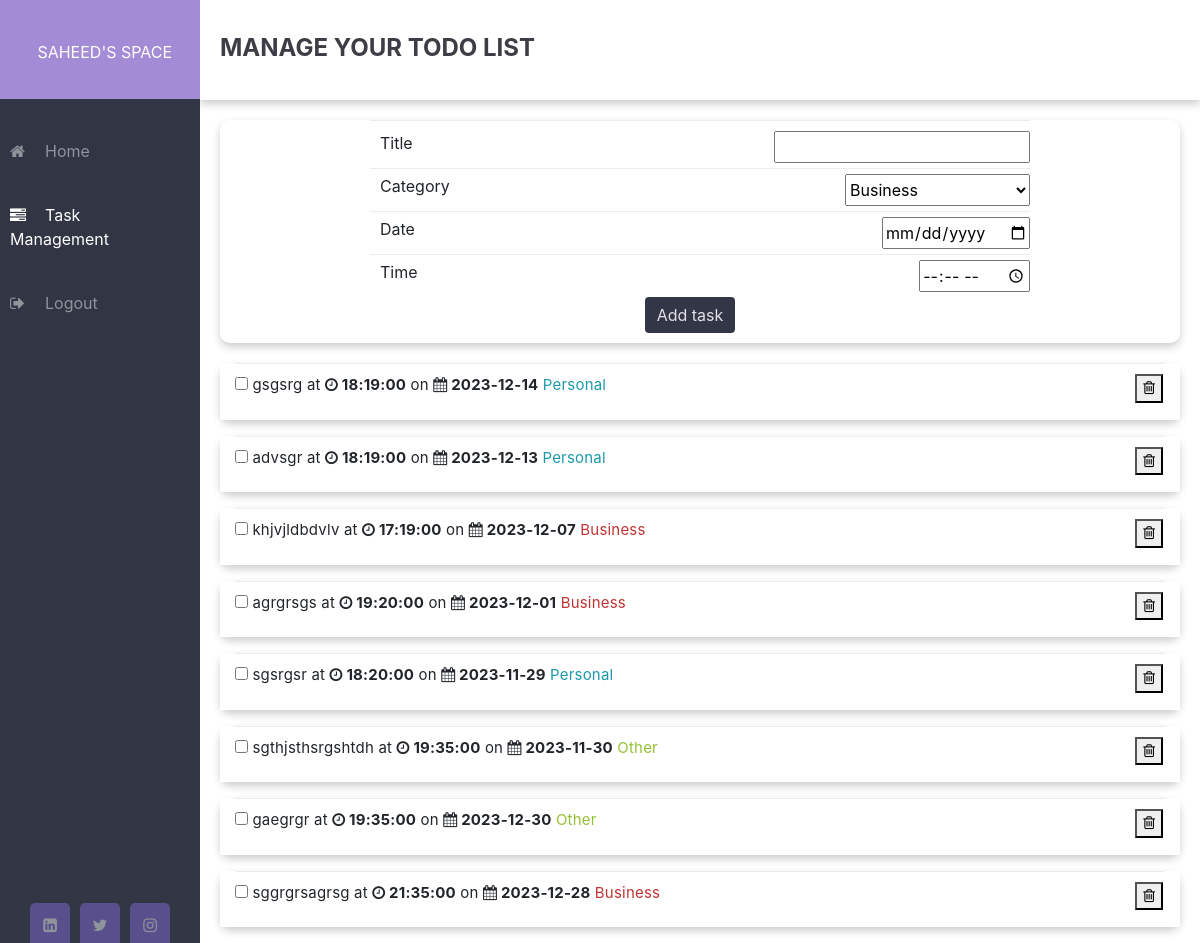
The page /manage-task (signed in) on the database as committed earlier.
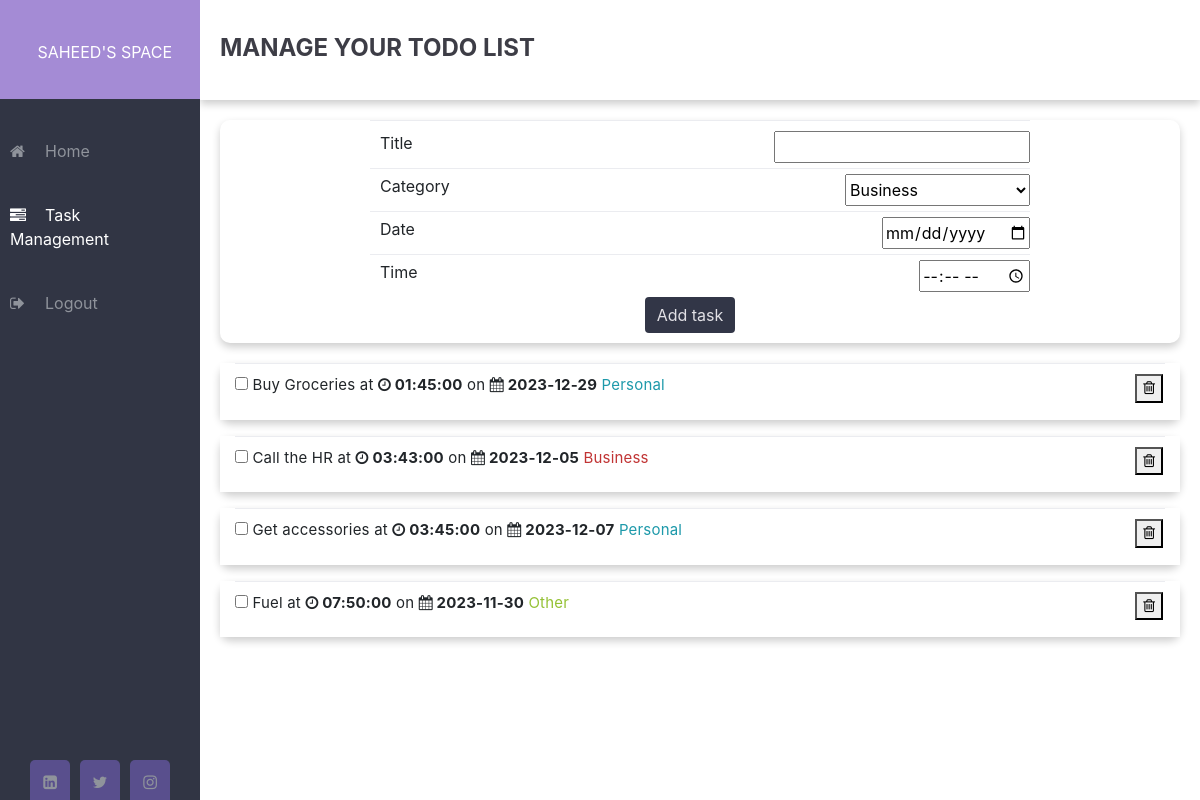
The same page on the database as committed later.
### core/models/auth.py (models this page shows, shortened)
class User(UserMixin, db.Model):
    __tablename__ = "user"
    id = db.Column(db.Integer, primary_key=True)
    username = db.Column(db.String(64), index=True, unique=True)
    email = db.Column(db.String(120), index=True, unique=True)
    password_hash = db.Column(db.String(128))
    todo = db.relationship("Todo", backref="author", lazy="dynamic")

### core/models/todo.py (models this page shows, shortened)
class Todo(db.Model):
    id = db.Column(db.Integer, primary_key=True)
    title = db.Column(db.String(140))
    date = db.Column(db.Date())
    time = db.Column(db.Time())
    category = db.Column(db.String, db.ForeignKey("category.id"))
    user_id = db.Column(db.Integer, db.ForeignKey("user.id"))

### core/task/views.py (the view, shortened to what this page needs)
@task.route("/manage-task", methods=["GET", "POST"])
@login_required
def tasks():
    check = None
    user = current_user
    todos = Todo.query.filter_by(author=user)
    date = datetime.now()
    now = date.strftime("%Y-%m-%d")
    form = TaskForm()
    form.category.choices = [
        (category.id, category.name) for category in Category.query.all()
    ]
    return render_template(
        "tasks.html",
        title="Create Tasks",
        form=form,
        todos=todos,
        DateNow=now,
        check=check,
    )

### core/task/forms.py
class TaskForm(FlaskForm):
    title = StringField("Title", validators=[DataRequired()])
    category = SelectField("Category", coerce=int, validators=[DataRequired()])
    date = DateField("Date", format="%Y-%m-%d", validators=[DataRequired()])
    time = TimeField("Time", format="%H:%M", validators=[DataRequired()])
    submit = SubmitField("Add task")

### core/models/auth.py (called while the page is built)
@login.user_loader
def load_user(id):
    return User.query.get(int(id))

### core/templates/tasks.html (shortened to what this page needs)
{% extends "base.html" %} {% block content %}
<div class="task_content categories">
  <div class="">
    <div class="content">
      <div class="welcome">
        <span class="welcome-text">Manage Your ToDo List</span>
      </div>
      <form action="" method="post" novalidate>
        <div class="inputContainer Task">
          {{ form.title.label }}<br />
          {{ form.title(size=20) }}
        </div>
        <div class="inputContainer choice">
          {{ form.category.label}}<br />
          {{ form.category}}
        </div>
        <div class="inputContainer date">
          {{ form.date.label }}<br />
          {{ form.date }}
        </div>
        <div class="inputContainer time">
          {{ form.time.label }}<br />
          {{ form.time }}
        </div>
        <div class="buttons">{{ form.submit(class="taskAdd btn") }}</div>
      </form>
      {% for todo in todos %}
      <form action="" method="post">
        <div class="tabs effect-1">
          <div class="tab-container">
            <section id="tab-item-1">
              <ul class="taskList">
                <li class="currentTaskItem">
                  <input
                    type="checkbox"
                    class="taskCheckbox"
                    name="checkedbox"
                    id="{{ todo.id }}"
                    value="{{ todo.id }}"
                  />
                  <label for="{{ todo.id }}"
                    ><span class="complete-">{{ todo.title }}</span></label
                  >
                  <span class="taskDone">at</span>
                  <strong class="taskDone"
                    ><i class="fa fa-clock-o"></i> {{ todo.time }}</strong
                  >
                  <span class="taskDone">on</span>
                  <strong class="taskDatee taskDone"
                    ><i class="fa fa-calendar"></i> {{ todo.date }}</strong
                  >
                  <span class="categorypage-{{ todo.category }}"
                    >{{ todo.category }}</span
                  >
                  <button
                    class="taskDelete"
                    name="taskDelete"
                    formnovalidate=""
                    type="submit"
                  >
                    <i class="fa fa-trash-o icon"></i>
                  </button>
                </li>
              </ul>
            </section>
          </div>
        </div>
      </form>
      {% endfor %}
    </div>
  </div>
</div>
{% endblock %}

### core/templates/base.html (shortened to what this page needs)
<!DOCTYPE html>
<html>
  <head>
    <link
      rel="stylesheet"
      type="text/css"
      href="{{ url_for('static', filename='styles.css') }}"
    />
    <link
      rel="stylesheet"
      href="https://maxcdn.bootstrapcdn.com/bootstrap/4.0.0-beta/css/bootstrap.min.css"
    />
    <link
      rel="stylesheet"
      type="text/css"
      href="https://maxcdn.bootstrapcdn.com/font-awesome/4.7.0/css/font-awesome.min.css"
    />
  </head>
  <body>
        {% if request.url_rule.endpoint != 'index' %}
            {% if request.url_rule.endpoint != 'auth.login' %}
                {% if request.url_rule.endpoint != 'auth.register' %}
                    <div class="wrapper">
                {% endif %}
            {% endif %}
        {% endif %}
        {% if request.url_rule.endpoint != 'index' %}
            {% if request.url_rule.endpoint != 'auth.login' %}
                {% if request.url_rule.endpoint != 'auth.register' %}
                    {% include 'sidebar.html' %}
                {% endif %}
            {% endif %}
        {% endif %}
        {% block content %} {% endblock content%}
  </body>
</html>

### core/templates/sidebar.html (shortened to what this page needs)
<div id="mySidebar" class="sidebar">
  <div class="top-sidebar">&nbsp;{{current_user.username}}'s Space</div>
  <ul>
    <li>
      <a
        class="{% if request.url_rule.endpoint == 'home.homepage' %} active {% endif %}"
        href="{{url_for('home.homepage')}}"
        ><i class="fa fa-home"></i>Home</a
      >
    </li>
    <li>
      <a
        class="{% if request.url_rule.endpoint == 'task.tasks' %} active {% endif %}"
        href="{{url_for('task.tasks')}}"
        ><i class="fa fa-tasks"></i>Task Management</a
      >
    </li>
    <li>
      <a href="{{url_for('auth.logout')}}"
        ><i class="fa fa-sign-out"></i>Logout</a
      >
    </li>
  </ul>
  <div class="social_media">
    <a href="https://www.linkedin.com/in/abdulsalam-saheed/"
      ><i class="fa fa-linkedin-square"></i
    ></a>
    <a href="#"><i class="fa fa-twitter"></i></a>
    <a href="#"><i class="fa fa-instagram"></i></a>
  </div>
</div>

### core/static/styles.css (style rules this page uses)
*, *:before, *:after { -webkit-box-sizing: border-box; -moz-box-sizing: border-box; box-sizing: border-box; }
body { padding: 0; margin: 0; font-family: "Nunito", sans-serif; list-style: none; text-decoration: none; min-height: 100vh; overflow-x: hidden; }
ul { list-style-type: none; }
.wrapper { display: flex; position: relative; }
.wrapper .sidebar { width: 200px; height: 100%; background: #313544; padding-left: 0px; padding-right: 0px; padding-bottom: 30px; position: fixed; overflow-x: hidden; }
.wrapper .sidebar .top-sidebar { color: #fff; background: #a48bd5; margin-bottom: 20px; padding: 40px 0px 35px 5px; text-transform: uppercase; text-align: center; }
.wrapper .sidebar ul { padding-left: 0px; }
.wrapper .sidebar ul li { padding: 20px 20px 20px 10px; }
.wrapper .sidebar ul li .active { color: #fff; }
.wrapper .sidebar ul li a { color: #8f939b; display: block; }
.wrapper .sidebar ul li a .fa { width: 35px; }
.wrapper .sidebar .social_media { position: absolute; bottom: 0; left: 50%; transform: translateX(-50%); display: flex; }
.wrapper .sidebar .social_media a { display: block; width: 40px; background: #594f8d; height: 40px; line-height: 45px; text-align: center; margin: 0 5px; color: #8f939b; border-top-left-radius: 5px; border-top-right-radius: 5px; }
.wrapper .main_content, .wrapper .task_content { width: 100%; margin-left: 200px; }
.wrapper .main_content .welcome, .wrapper .task_content .welcome { box-shadow: 0 4px 8px 0 rgba(0, 0, 0, 0.2); transition: 0.3s; width: 100%; height: 100px; padding: 30px 0px 0px 20px; margin-bottom: 20px; }
.welcome-text { color: #3d3d46; text-transform: uppercase; font-size: 1.5rem; font-weight: bold; }
.taskAdd { margin-bottom: 10px; margin-right: 20px; }
.buttons { text-align: center; margin-bottom: 20px; }
.taskDelete { float: right; margin-right: 2px; }
.taskList { padding: 0 15px; padding-bottom: 5px; }
.currentTaskItem, .overdueTaskItem { border-top: 1px solid #ebecf0; padding: 10px 0; font-size: 15px; letter-spacing: 0.2px; }
.taskList .taskDatee { text-transform: uppercase; }
.categoryy-Personal, .categorypage-Personal { color: #1d99aa; }
.categoryy-Business, .categorypage-Business { color: #c13434; }
.categoryy-Other, .categorypage-Other { color: #94c134; }
.btn { color: #e2e1e6 !important; background-color: rgb(50, 54, 71) !important; padding: 0.75rem 1.5rem; border-radius: 0.5rem; text-decoration: none; font-size: 0.9rem; outline: none; border: none !important; cursor: pointer; }
.inputContainer { border-top: 1px solid #ebecf0; padding-bottom: 5px; padding-top: 5px; padding-left: 10px; margin-left: 150px; margin-right: 150px; display: flex; justify-content: space-between; }
.inputContainer select { width: 185px; }
.content form { box-shadow: 0 4px 8px 0 rgb(0 0 0 / 20%); margin: 0px 20px; border-radius: 10px; }
.categories .time { padding-bottom: 5px; }
.categories .date { padding-bottom: 5px; }
form .Task { padding-top: 10px; }
form { border-radius: 0.5rem; margin-bottom: 10px; margin-left: 50px; margin-right: 50px; }
.tabs { background: #fff; position: relative; }
.tab-container { width: 100%; }
.tab-container section { width: 100%; }

Rows that differ between the two databases and show on the page:
removed Todo: title "advsgr", time "18:19:00", date "2023-12-13", category "Personal"
removed Todo: title "khjvjldbdvlv", time "17:19:00", date "2023-12-07", category "Business"
removed Todo: title "agrgrsgs", time "19:20:00", date "2023-12-01", category "Business"
removed Todo: title "sgsrgsr", time "18:20:00", date "2023-11-29", category "Personal"
removed Todo: title "sgthjsthsrgshtdh", time "19:35:00", date "2023-11-30", category "Other"
removed Todo: title "gaegrgr", time "19:35:00", date "2023-12-30", category "Other"
removed Todo: title "sggrgrsagrsg", time "21:35:00", date "2023-12-28", category "Business"
added Todo: title "Buy Groceries", time "01:45:00", date "2023-12-29", category "Personal"
added Todo: title "Call the HR", time "03:43:00", date "2023-12-05", category "Business"
added Todo: title "Get accessories", time "03:45:00", date "2023-12-07", category "Personal"
changed Todo: title "gsgsrg" → "Fuel"; time "18:19:00" → "07:50:00"; date "2023-12-14" → "2023-11-30"; category "Personal" → "Other"
